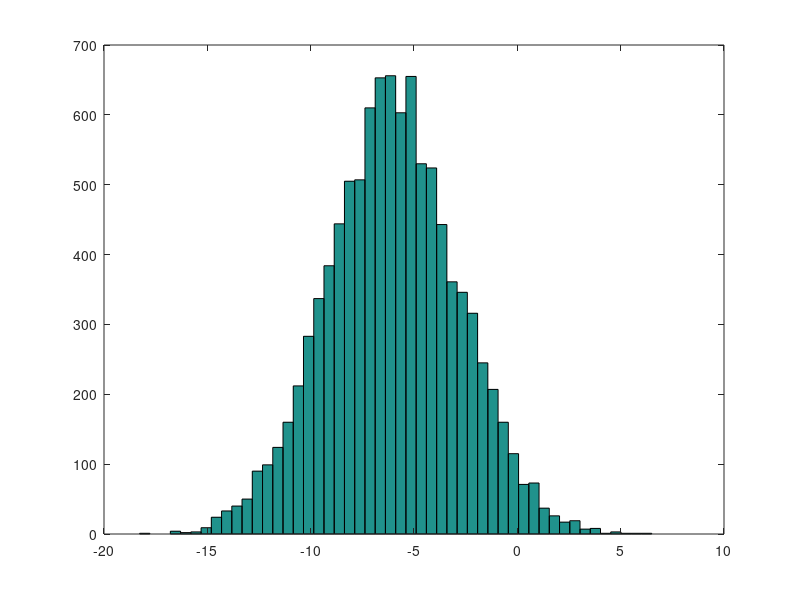

MATLAB code to generate this figure: (Note: this script raises an error after producing the figure.)
% 逻辑运算
    1 == 2  % 注释
    1 ~= 2

% 一般运算
a = pi;
PS1('>> '); % 修改发送的请求
disp(a);    % 显示a
disp(sprintf('2 decimals: %0.2f', a))   % 格式化输出
format long % 默认输出完整小数
format short    % 输出短的小数

% 矩阵运算
A = [1 2; 3 4; 5 6] % 定义矩阵
v = 1:0.1:2     % 从1 到2 间距为 0.1的序列 。包括1 和2
ones(2,3)   % 2 x 3 的矩阵(都为1)
rand(3,3)   % 3 x 3 的随机数矩阵
randn(3,3)  % 高斯分布的矩阵
w = -6 + sqrt(10)*(randn(1,10000))
hist(w) % 显示 w 的分布
hist(w,50)  % 后面数字表示分成多少个柱形图
eye(4)  % 生成一个 identify matrix
A = [1 2;3 4;5 6]
size(A) % 返回矩阵的大小，返回的也是一个 1 x 2矩阵
size(A, 1) % 返回矩阵的行数
v = [1 2 3 4] % 返回矩阵最长的维度, 一般用于 vector
A(3,2)  % 举证第三行第二列数据
A(2,:)  % A的第二行
A(:,2)  % A的第二列
A([1 3], :) % A的第一行是1 或者 3, 第二行随意
A(:, 2) = [10; 11; 12]  % 修改A的第二列
A = [A, [100; 102; 102]]    % 给A添加一列
A(:)    % 把A所有的元素变成一个 vector
C = [A B]   % 把 A 和 B 拼在一起
C = [A; B]  % B在A下面，而不是在右边了

% 系统操作
who % 展示有哪些数据
whos
pwd % 当前目录
cd  % 修改目录
ls  % 展示当前的文件
load <filename>     % 导入文件内的数据
load('filename')    % 同上
clear <variabl>     % 清除一个变量
v = A(1:10)  % 返回Ａ的第一个到第十个的数据,一般用于 vector
save hello.mat A;   % 保存数据到文件 二进制
    save hello.txt v -ascii % 通过ASICC码进行保存数据, 无变量名了
load hello.mat; % 载入之前保存的变量(并且变量名不变)
